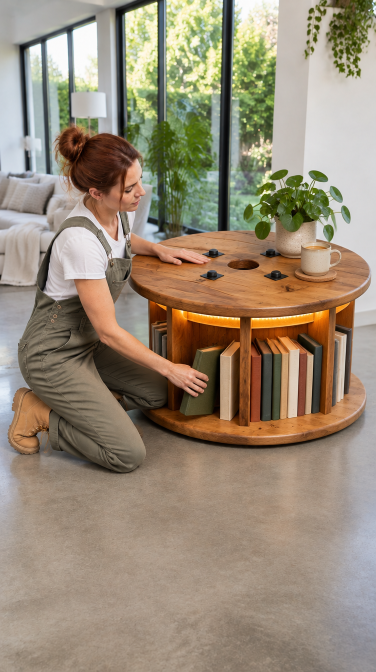
#> input picture diy_test/end.png, 752 x 1344 px, found by its file name (shown at 1/2 size)
$ python -i studio_style2.py   (imports and definitions only)
#> lines starting #> are read from the running program, lines starting #| are printed output that depends on the picture
"""Проба 2: стиль профиля @la.vita.libera — крупное тёплое фото, серифная надпись с золотым курсивом.
Ролик 4 «Без своего продукта». Кадры Pillow -> ffmpeg."""
import math, subprocess, sys
from PIL import Image, ImageDraw, ImageFont, ImageEnhance, ImageFilter

S = "/tmp/claude-0/-home-user-Inst-30-Fotos/8eb0e0d4-3d28-5e23-be55-de9797cd7607/scratchpad/"
U = "/root/.claude/uploads/8eb0e0d4-3d28-5e23-be55-de9797cd7607/"
AUDIO = S + "audio/v4.mp3"
OUT = "/home/user/Inst-30-Fotos/videos/proba_stil2_4.mp4"
W, H, FPS, DUR = 1080, 1920, 25, 24.2

SERIF_B = "/usr/share/fonts/truetype/liberation/LiberationSerif-Bold.ttf"
SERIF_BI = "/usr/share/fonts/truetype/liberation/LiberationSerif-BoldItalic.ttf"
SANS = "/usr/share/fonts/truetype/dejavu/DejaVuSans.ttf"
CREAM = (250, 244, 233); GOLD = (232, 190, 110); TEAL = (31, 95, 91)
_fc = {}
def F(p, s):
    if (p, s) not in _fc: _fc[(p, s)] = ImageFont.truetype(p, s)
    return _fc[(p, s)]

def clamp(x, a=0.0, b=1.0): return max(a, min(b, x))
def ease(t): t = clamp(t); return 1 - (1 - t) ** 3

SC = [(0.0, 4.07), (4.07, 4.87), (4.87, 9.39), (9.39, 12.76), (12.76, 18.16), (18.16, 21.52), (21.52, DUR)]
# фото (файл, центр кропа x,y), направление зума
PH = [("782aafa9-image.jpg", .5, .42), ("b81d2287-image.jpg", .5, .38), ("71ef4252-image.jpg", .5, .40),
      ("1af253e2-image.jpg", .45, .45), ("71ef4252-image.jpg", .5, .40), ("782aafa9-image.jpg", .5, .42),
      ("b81d2287-image.jpg", .5, .38)]
# текст сцены: список строк, слово с * = курсив золотом
TXT = [["Думаешь, нужен", "*свой курс?*"], ["*Нет.*"], ["Это самый частый", "*миф*"],
       ["Зайти в digital можно", "*без своего продукта*"], ["*Контент.*", "Система.", "Первый шаг."],
       ["С чего начать", "*именно тебе?*"], ["Напиши мне слово", "*ХОЧУ*"]]
SMALL = [None, None, "который держит женщин на месте годами", None, "и готовность сделать первый шаг", None,
         "в личку — я расскажу подробнее"]

IMG = {}
def photo(fn):
    if fn not in IMG:
        im = Image.open(U + fn).convert("RGB")
        im = ImageEnhance.Color(im).enhance(1.08)
        im = ImageEnhance.Contrast(im).enhance(1.04)
        IMG[fn] = im
    return IMG[fn]

# [10 lines left out: function frame_photo, not called in this run]

def gradient():
    g = Image.new("RGBA", (W, H), (0, 0, 0, 0)); px = g.load()
#> after `g = Image.new('RGBA', (W, H), (0, 0, 0, 0))`: g: PIL image 1080x1920 RGBA; every value is 0
    start = int(H * 0.50)
    for y in range(start, H):
        a = int(215 * ((y - start) / (H - start)) ** 1.35)
        for x in range(0, W, 1):
            px[x, y] = (34, 22, 14, a)
    return g
GRAD = gradient()
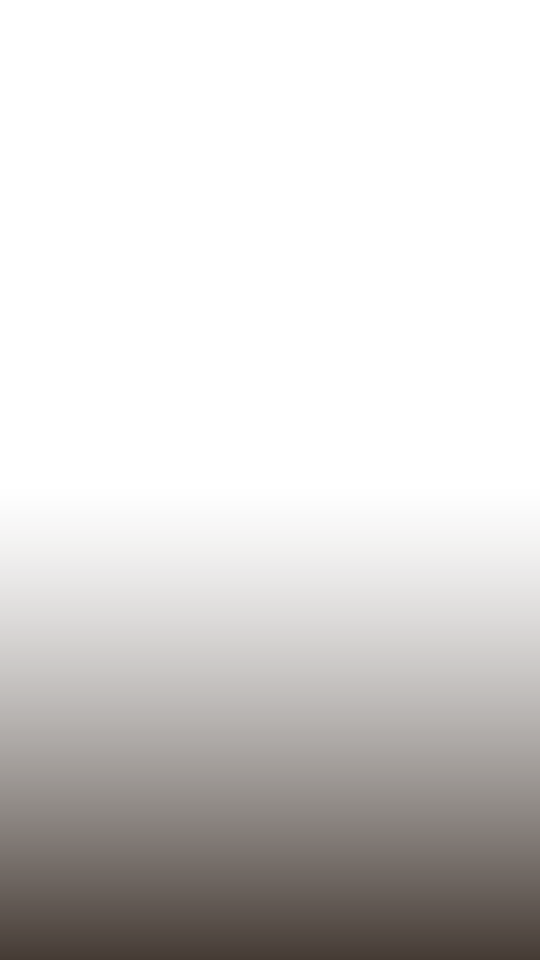
#> GRAD: PIL image 1080x1920 RGBA (shown at 1/2 size); mean R, G, B, A 17, 11, 7, 45.4; transparent parts drawn white

# [68 lines left out: functions line_layer, parse, render, main, not called in this run]

# [2 lines not run here, left out]

>>> result = photo('../diy_test/end.png')
#> in photo, im is the input picture: PIL image 752x1344 RGB; mean R, G, B 152.7, 138.4, 118.4
